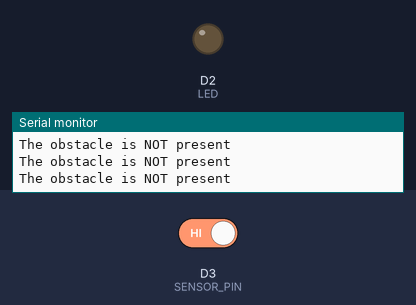
The sketch below on a simulated ESP8266 (NodeMCU). Shown: output pins drawn as LEDs (lit = HIGH), the last lines printed to the serial monitor. Inputs (shaded band) come from the test bench; at power-on: D3 (SENSOR_PIN) HIGH.

Above: at 1.4 s.
1.5 s: D3 (SENSOR_PIN) driven LOW
At 2.2 s:
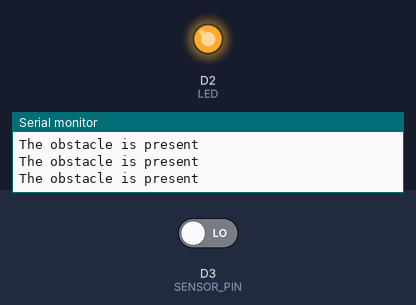
3.0 s: D3 (SENSOR_PIN) driven HIGH
At 3.5 s:
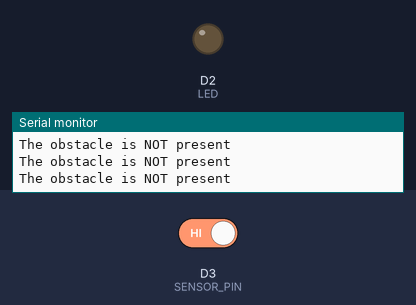
Timing chart, 0 to 6.0 s (numbered marks = the images above; inputs shaded):
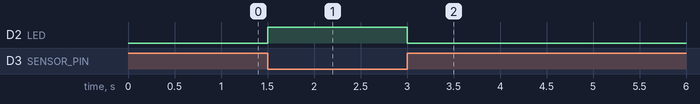

Measured:
- after the input at 1.5 s, D2 (LED): LOW → HIGH at once
- after the input at 3.0 s, D2 (LED): HIGH → LOW at once

The sketch:

IR_Proximity.ino
```cpp
#define LED D2 // GPIO4 (D2)
#define SENSOR_PIN D3 // GPIO0 (D3)

void setup() {
  Serial.begin(115200);
  delay(200);
  pinMode(LED, OUTPUT);
  pinMode(SENSOR_PIN, INPUT);
}

void loop() {
  int state = digitalRead(SENSOR_PIN);

  if (state == LOW) {
    digitalWrite(LED, HIGH);
    Serial.println("The obstacle is present");
  } else {
    digitalWrite(LED, LOW);
    Serial.println("The obstacle is NOT present");
  }

  delay(100);
}
```
